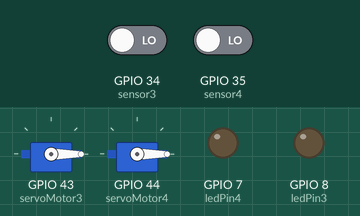
This sketch was run on a simulated ESP32. Parts: 2 × servo, output pins drawn as LEDs (lit = HIGH). The test bench sets the inputs (shaded band); at power-on: GPIO 34 (sensor3) LOW, GPIO 35 (sensor4) LOW. WiFi joins after 1.5 s; servers stay silent unless stated; network time is answered at once with the bench clock; uploads are accepted with an empty reply; the local clock reads 2024-03-15 10:24:30 at power-on unless the sketch sets it; what the sketch prints to the serial monitor is not drawn.

Above: at 3.2 s.
3.3 s: GPIO 34 (sensor3) driven HIGH
At 4.4 s:
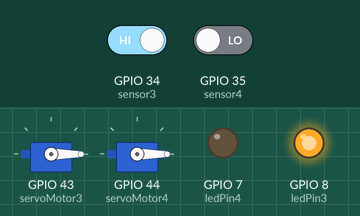
4.8 s: GPIO 35 (sensor4) driven HIGH
At 5.6 s:
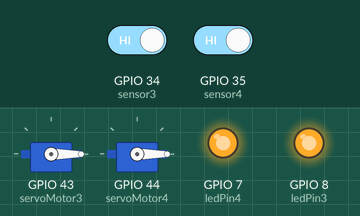
6.3 s: GPIO 34 (sensor3) driven LOW
At 6.7 s:
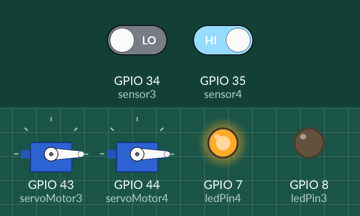
7.8 s: GPIO 35 (sensor4) driven LOW
At 9.1 s:
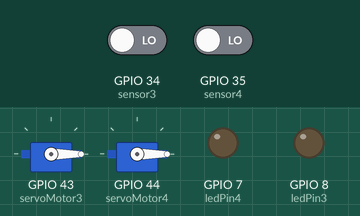
Timing chart, 0 to 10.3 s (numbered marks = the images above; inputs shaded):
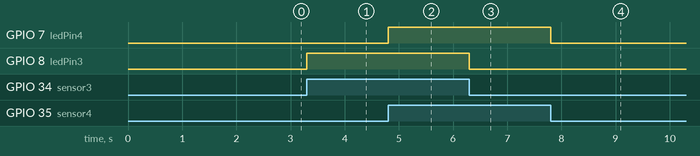

Measured:
- after the input at 3.3 s, GPIO 8 (ledPin3): LOW → HIGH at once
- after the input at 4.8 s, GPIO 7 (ledPin4): LOW → HIGH at once
- after the input at 6.3 s, GPIO 8 (ledPin3): HIGH → LOW at once
- after the input at 7.8 s, GPIO 7 (ledPin4): HIGH → LOW at once

The sketch:

sketch2.ino
```cpp
#include <WiFi.h>
#include <HTTPClient.h>
#include <ArduinoJson.h>  // JSON 처리를 위한 라이브러리
#include <Servo.h>
#include <Wire.h>
#include <LiquidCrystal_I2C.h>
#include <NTPClient.h>
#include <WiFiUdp.h>

unsigned long previousMillis = 0;  // 타이머 변수
const long interval = 5000;  // 5초 간격

int ledPin3 = D9;
int ledPin4 = D8;

Servo servo3;
Servo servo4;
int servoMotor3 = D6;
int servoMotor4 = D7;
int posDegrees3 = 0;
int posDegrees4 = 0;

int sensor3 = A6;
int sensor4 = A7;

int pastId = -1;
struct AlarmData {
  int pillA;
  int pillB;
  int pillC;
  int pillD;
  int alarmHour;
  int alarmMinute;
};
AlarmData pastAlarmData = {-1, -1, -1, -1, -1, -1};  // 과거 알람 데이터 초기화

WiFiUDP ntpUDP;
NTPClient timeClient(ntpUDP, "pool.ntp.org", 0, 3600);  // NTP 서버와 UTC +1 시간대 설정

//////////////////////////////////////////////////////////////////////////

const char* ssid = "Galaxy Z Flip5 1418"; //와이파이 이름
const char* password = "09170917"; //와이파이 비번
// "http://<node가 실행되는 컴퓨터 IP>:<node로 열린 포트(80)>/(주소)";
const char* serverUrl2 = "http://192.168.48.251:80/ino/test2";  // Node.js 서버의 IP와 포트를 정확히 설정

void setup() {
  Serial.begin(9600);
  pinMode(ledPin3, OUTPUT);
  pinMode(ledPin4, OUTPUT);
  pinMode(sensor3, INPUT);
  pinMode(sensor4, INPUT);
  servo3.attach(servoMotor3);
  servo3.write(0);
  servo4.attach(servoMotor4);
  servo4.write(0);
  /////////////////////////////////
  WiFi.disconnect(true);                  // 이전 Wi-Fi 설정 초기화
  WiFi.mode(WIFI_STA);                    // Wi-Fi를 스테이션 모드로 설정
  WiFi.begin(ssid, password);                       // Wi-Fi 시작

  while (WiFi.status() != WL_CONNECTED) {
    delay(1000);
    Serial.println("WiFi 연결 중...");
  }
  Serial.println("WiFi 연결 완료!");
}

// 서보 모터 동작 함수
void moveServo(Servo& servo, int pillCount) {
  for (int i = 0; i < pillCount; i++) {
    // servo.write(45);
    // delay(200);  // 서보 모터 동작 시간

    servo.write(70);
    delay(50);  // 서보 모터 동작 시간
    servo.write(0);
    delay(50);  // 서보 모터 대기 시간
  }
}

void loop() {
  timeClient.update();  // 시간 동기화

  // 현재 시간 가져오기
  unsigned long epochTime = timeClient.getEpochTime();
  int currentHour = (epochTime / 3600 + 9) % 24;
  int currentMinute = (epochTime / 60) % 60;  // 분

  // 센서
  int sensorVal3 = digitalRead(sensor3);
  int sensorVal4 = digitalRead(sensor4);
  if (sensorVal3 == HIGH) {
    digitalWrite(ledPin3, HIGH);
  } else {
    digitalWrite(ledPin3, LOW);
  }
  if (sensorVal4 == HIGH) {
    digitalWrite(ledPin4, HIGH);
  } else {
    digitalWrite(ledPin4, LOW);
  }

  ///////////////////////////////////////////////////////

  // 5초마다 POST 요청 전송
  unsigned long currentMillis = millis();
  if (currentMillis - previousMillis >= interval) {
    previousMillis = currentMillis;

    //////////////////////////////////////////////////////////////////

    if (WiFi.status() == WL_CONNECTED) {
      HTTPClient http;
      http.begin(serverUrl2);  // 서버 URL 설정
      http.addHeader("Content-Type", "application/json");

      // JSON 형식으로 데이터 생성 (서버에 보내는 데이터)
      String jsonData2 = "{\"requestData\": \"ESP32 요청 데이터\"}";

      // POST 요청 보내기
      int httpResponseCode = http.POST(jsonData2);

      if (httpResponseCode > 0) {
        String payload = http.getString();  // 응답 데이터 받기
        Serial.println("서버 응답: " + payload);

        // JSON 응답 파싱
        DynamicJsonDocument doc(1024);
        deserializeJson(doc, payload);

        int id = doc["id"];  // JSON에서 id 값 추출
        int pillA = doc["pillA"];  // JSON에서 pillA 값 추출
        int pillB = doc["pillB"];  // JSON에서 pillB 값 추출
        int pillC = doc["pillC"];  // JSON에서 pillC 값 추출
        int pillD = doc["pillD"];  // JSON에서 pillD 값 추출
        int alarmHour = doc["alarmHour"];  // JSON에서 alarmTime 값 추출
        int alarmMinute = doc["alarmMinute"];  // JSON에서 alarmTime 값 추출
        // 값 출력
        Serial.print("pillC: ");
        Serial.println(pillC);
        Serial.print("pillD: ");
        Serial.println(pillD);
         ///
        // ID가 동일하더라도 알람 내용이 다르면 작동
        if (id == pastId) {
          // 알람 내용이 달라졌다면, 동작을 새로 실행
          if (pillA != pastAlarmData.pillA || pillB != pastAlarmData.pillB || pillC != pastAlarmData.pillC || pillD != pastAlarmData.pillD || alarmHour != pastAlarmData.alarmHour || alarmMinute != pastAlarmData.alarmMinute) {
            if (alarmHour == currentHour && alarmMinute == currentMinute) {
              // 기존 알람 데이터를 새 데이터로 갱신
              pastAlarmData = {pillA, pillB, pillC, pillD, alarmHour, alarmMinute};

              moveServo(servo3, pillC);  // pillA에 해당하는 서보 모터 동작
              moveServo(servo4, pillD);  // pillB에 해당하는 서보 모터 동작
            }
          }
        }
        // ID가 다른 경우
        else {
          if (alarmHour == currentHour && alarmMinute == currentMinute) {
            // 새 알람이므로 기존 알람 데이터를 갱신하고, 동작을 시작
            pastId = id;
            pastAlarmData = {pillA, pillB, pillC, pillD, alarmHour, alarmMinute};

            moveServo(servo3, pillC);  // pillA에 해당하는 서보 모터 동작
            moveServo(servo4, pillD);  // pillB에 해당하는 서보 모터 동작
          }
        }
      } else {
        Serial.println("POST 요청 실패, 에러 코드: " + String(httpResponseCode));
      }
      http.end();  // HTTP 연결 종료
    }
  }
}
```
